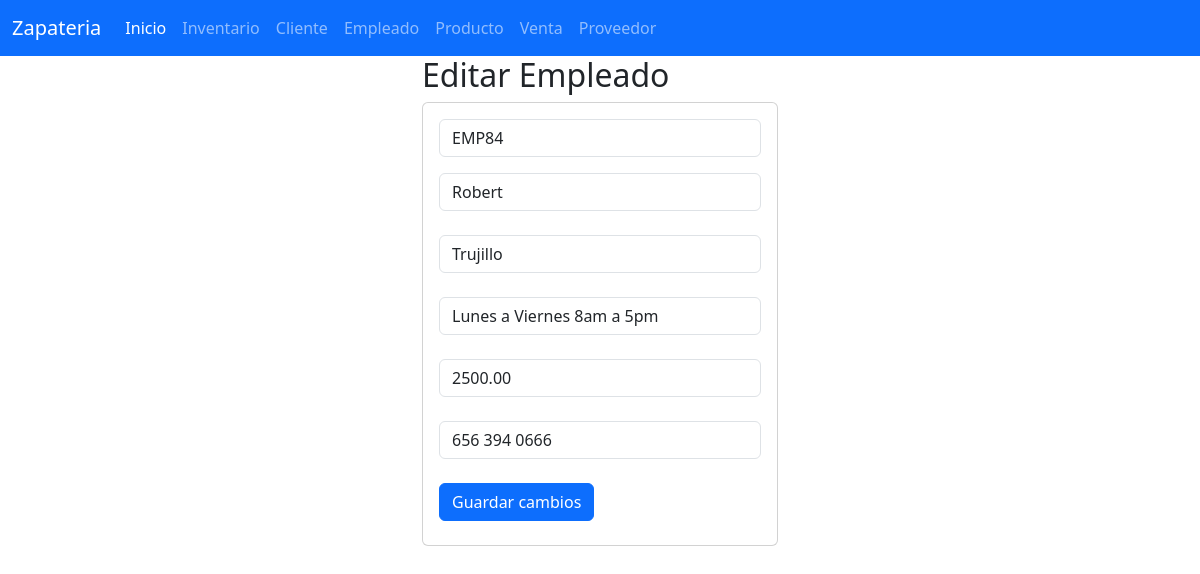
Page /seleccionarEmpleado/EMP84 on the committed database.
### empleado_app/models.py (models this page shows, shortened)
class Empleado(models.Model):
    id_empleado = models.CharField(primary_key=True, max_length=6)
    nombre = models.CharField(max_length=100)
    apellido = models.CharField(max_length=100)
    horario = models.CharField(max_length=100)
    salario = models.DecimalField(max_digits=10, decimal_places=2)
    telefono = models.CharField(max_length=15, blank=True, null=True)

### empleado_app/views.py (the view)
# urls.py: path('seleccionarEmpleado/<id_empleado>', views.seleccionarEmpleado, name='seleccionarEmpleado'),
def seleccionarEmpleado(request,id_empleado):
    empleado=Empleado.objects.get(id_empleado=id_empleado)
    return render(request,"editarEmpleado.html",{"elempleado":empleado})

### empleado_app/templates/editarEmpleado.html (shortened to what this page needs)
{% extends "base.html" %}
{% block cuerpo %}
<div class="row">
    <div class="col-md-4 offset-md-4">
        <h2>Editar Empleado</h2>
        <div class="card">
            <div class="card-body">
                <form action="/editarEmpleado/" method="POST">
                    <div class="form-group">
                        <input type="text" id="txtid_empleado" name="txtid_empleado" class="form-control"
                               minlength="1" maxlength="6" value="{{ elempleado.id_empleado }}" readonly required>
                    </div>
                    <div class="form-group py-3">
                        <input type="text" id="txtnombre" name="txtnombre" class="form-control"
                               max="100" value="{{ elempleado.nombre }}" required>
                    </div>
                    <div class="form-group py-2">
                        <input type="text" id="txtapellido" name="txtapellido" class="form-control"
                               max="100" value="{{ elempleado.apellido }}" required>
                    </div>
                    <div class="form-group py-3">
                        <input type="text" id="datehorario" name="datehorario" class="form-control"
                               value="{{ elempleado.horario }}" required>
                    </div>
                    <div class="form-group py-2">
                        <input type="number" id="numsalario" name="numsalario" class="form-control"
                               value="{{ elempleado.salario }}" required>
                    </div>
                    <div class="form-group py-3">
                        <input type="text" id="txttelefono" name="txttelefono" class="form-control"
                               value="{{ elempleado.telefono }}" max="255" required>
                    </div>
                    <div class="form-group py-2">
                        <button type="submit" class="btn btn-primary">Guardar cambios</button>
                    </div>
                </form>
            </div>
        </div>
    </div>
</div>
{% endblock %}

### rows in the picture
Empleado: txtid_empleado "EMP84", txtnombre "Robert", txtapellido "Trujillo", datehorario "Lunes a Viernes 8am a 5pm", numsalario "2500.00", txttelefono "656 394 0666"
